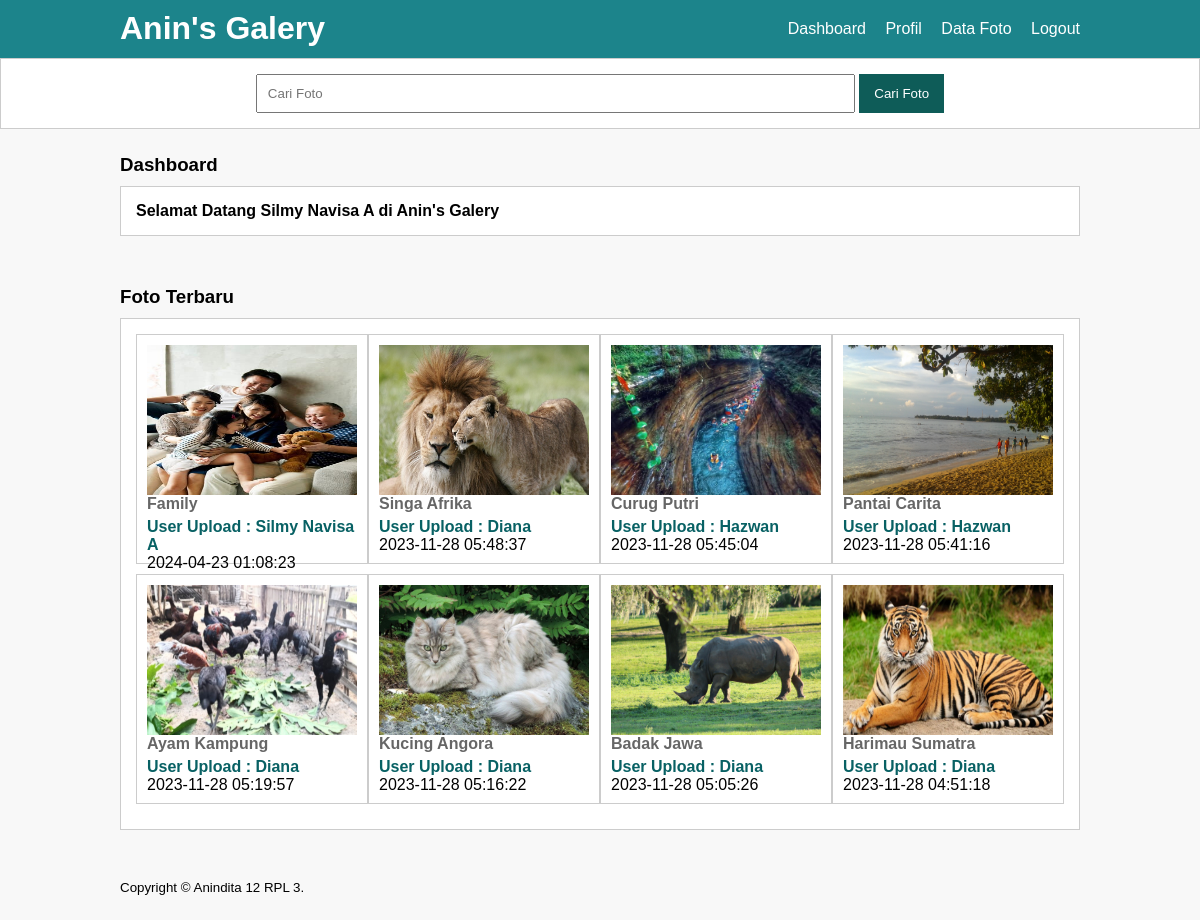
Page /dashboard.php (signed in) on the committed database.
### tables this page shows
CREATE TABLE `tb_image` (
  `image_id` int(11) NOT NULL,
  `category_id` int(11) NOT NULL,
  `category_name` varchar(100) NOT NULL,
  `admin_id` int(11) NOT NULL,
  `admin_name` varchar(100) NOT NULL,
  `image_name` varchar(100) NOT NULL,
  `image_description` text NOT NULL,
  `image` varchar(100) NOT NULL,
  `image_status` tinyint(1) NOT NULL,
  `date_created` timestamp NOT NULL DEFAULT current_timestamp() ON UPDATE current_timestamp()
);

### dashboard.php (the view, shortened to what this page needs)
<?php
	include 'db.php';
?>
<!DOCTYPE html PUBLIC "-//W3C//DTD XHTML 1.0 Transitional//EN" "http://www.w3.org/TR/xhtml1/DTD/xhtml1-transitional.dtd">
<html xmlns="http://www.w3.org/1999/xhtml">
<head>
<link rel="stylesheet" type="text/css" href="css/style.css">
</head>
<body>
    <header>
        <div class="container">
        <h1><a href="dashboard.php">Anin's Galery</a></h1>
        <ul>
           <li><a href="dashboard.php">Dashboard</a></li>
           <li><a href="profil.php">Profil</a></li>
           <li><a href="data-image.php">Data Foto</a></li>
           <li><a href="Keluar.php">Logout</a></li>
        </ul>
        </div>
    </header>
    <div class="search">
        <div class="container">
            <form action="galeri-dash.php">
              <input type="text" name="search" placeholder="Cari Foto" />
              <input type="submit" name="cari" value="Cari Foto" />
            </form>
        </div>
    </div>
    <div class="section">
        <div class="container">
            <h3>Dashboard</h3>
            <div class="box">
                <h4>Selamat Datang <?php echo $_SESSION['a_global']->admin_name ?> di Anin's Galery</h4>
            </div>
        </div>
    </div>
    <div class="container">
       <h3>Foto Terbaru</h3>
       <div class="box">
          <?php
              $foto = mysqli_query($conn, "SELECT * FROM tb_image WHERE image_status = 1 ORDER BY image_id DESC LIMIT 8");
			  if(mysqli_num_rows($foto) > 0){
				  while($p = mysqli_fetch_array($foto)){
		  ?>
          <a href="detail-image-dashboard.php?id=<?php echo $p['image_id'] ?>">
          <div class="col-4">
              <img src="foto/<?php echo $p['image'] ?>" height="150px" />
              <p class="nama"><?php echo substr($p['image_name'], 0, 30)  ?></p>
              <p class="admin">User Upload : <?php echo $p['admin_name'] ?></p>
              <p class="admin1"><?php echo $p['date_created']  ?></p>
          </div>
          </a>
          <?php }}else{ ?>
              <p>Foto tidak ada</p>
          <?php } ?>
       </div>
    </div>
    <footer>
        <div class="container">
            <small>Copyright &copy; Anindita 12 RPL 3.</small>
        </div>
    </footer>
</body>
</html>

### css/style.css (style rules this page uses)
* { padding:0; margin:0; font-family:'Quicksand', sans-serif; }
body { background-color:#f8f8f8; }
a { color: inherit; text-decoration:none; }
header { background-color: #1c848b; color: #fff; }
header h1 { float:left; padding:10px 0; }
header ul { float:right; }
header ul li { display:inline-block; }
header ul li a { padding:20px 0 20px 15px; display: inline-block; }
footer { padding:25px 0; }
.container { width: 80%; margin: 0 auto; }
.container:after { content:''; display: block; clear:both; }
.section { padding:25px 0; }
.box { background-color: #fff; border:1px solid #ccc; padding:15px; box-sizing: border-box; margin:10px 0 25px 0; }
.box:after { content: ''; display: block; clear: both; }
.search { padding:15px 0; background-color: #fff; border:1px solid #ccc; text-align: center; }
.search input[type=text] { width: 60%; padding:10px; }
.search input[type=submit] { padding:12px 15px; background-color: #0e5c58; color: #fff; border:none; cursor:pointer; }
.col-4 { width:25%; height: 230px; border:1px solid #ccc; float: left; padding:10px; box-sizing: border-box; margin-bottom: 10px; }
.col-4 img { width: 100%; }
.col-4 .nama { font-weight: bold; color: #666; margin-bottom: 5px; }
.col-4 .admin { font-weight: bold; color: #086164; }

### rows in the picture
tb_image: image (picture), image_name "Family", admin_name "Silmy Navisa A", date_created "2024-04-23 01:08:23"
tb_image: image (picture), image_name "Singa Afrika", admin_name "Diana", date_created "2023-11-28 05:48:37"
tb_image: image (picture), image_name "Curug Putri", admin_name "Hazwan", date_created "2023-11-28 05:45:04"
tb_image: image (picture), image_name "Pantai Carita", admin_name "Hazwan", date_created "2023-11-28 05:41:16"
tb_image: image (picture), image_name "Ayam Kampung", admin_name "Diana", date_created "2023-11-28 05:19:57"
tb_image: image (picture), image_name "Kucing Angora", admin_name "Diana", date_created "2023-11-28 05:16:22"
tb_image: image (picture), image_name "Badak Jawa", admin_name "Diana", date_created "2023-11-28 05:05:26"
tb_image: image (picture), image_name "Harimau Sumatra", admin_name "Diana", date_created "2023-11-28 04:51:18"

### other values in the picture
$_SESSION['a_global']->admin_name "Silmy Navisa A"
